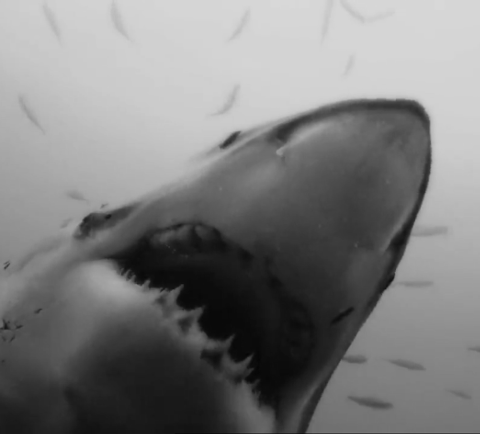
#> input picture .build/src/03-shark.gif, 480 x 434 px, found by its file name
$ python gif.py
#> lines starting #> are read from the running program, lines starting #| are printed output that depends on the picture; after the words box and inside, x2 and y2 are one past the last pixel; in counts of white or black regions, pixels touching at a corner belong together
"""Redraw the Now section's shark loop as ASCII art.

The clip is an ordinary grey-on-white underwater shot, so dropped into the
README as a photo it read as a lit rectangle on a dark page. Typed out
instead, it belongs to the same terminal as everything around it: each frame
is sampled down to a character grid and every cell replaced by the ramp glyph
nearest its darkness, set in VT323 at the size the README shows the loop, so
the characters stay crisp rather than being scaled by the browser. The ramp
stops before the solid glyphs, which keeps the loop from reading as a hard
block of ink beside the text. Its corners are rounded off, so the grid ends
on a curve rather than on four hard points.

The ramp runs against the brightness. The water is the bright half of the
shot and thins out to bare ground; the shark is the dark half, and is what
actually gets drawn.

Run from the repo root: python .build/gif.py
"""

import os

from PIL import Image, ImageDraw, ImageFont, ImageSequence

SRC = ".build/src/03-shark.gif"
OUT = "assets/g-shark.gif"
FONT = ".build/VT323-Regular.ttf"

RADIUS = 14                    # px the corners are rounded by

# The loop is typed out of characters, so it has a ground and two inks like
# any other block on the page - and like them it is drawn once per theme,
# because a GIF cannot take its colour from a stylesheet the way an SVG can.
THEMES = {
    "": dict(ground=(13, 17, 23),      # #0d1117 - GitHub's dark canvas
             fg=(230, 237, 243),       # #e6edf3 - its body ink
             dim=(139, 148, 158)),     # #8b949e
    "-l": dict(ground=(255, 255, 255),
               fg=(31, 35, 40),        # #1f2328 - its ink on the light canvas
               dim=(89, 99, 110)),     # #59636e
}

RAMP = " .:-=+*#"             # thinnest to densest; stopping short of the
                               # solid glyphs keeps the shark from filling in
COLS = 66                      # characters across; the height follows the clip
SIZE = 8                       # px of VT323 per character
FLOOR, CEIL = 95, 240          # source levels the ramp is stretched between
GAMMA = 1.35                   # >1 holds the water back, keeps the shark solid
BRIGHT = 0.62                  # above this the cell is set in the body ink


def render(suffix, ground_rgb, fg, dim):
    """One copy of the loop, set in the inks of one theme."""
#> called with suffix = '', ground_rgb = (13, 17, 23), fg = (230, 237, 243), dim = (139, 148, 158)
    src = Image.open(SRC)
#> src is the input picture: PIL image 480x434 L; min 5, max 216, mean 124.6
    font = ImageFont.truetype(FONT, SIZE)
    cell_w = font.getlength("#")
    cell_h = SIZE * 0.72        # VT323 sits well inside its line box
    w, h = src.size
#> w = 480; h = 434
    rows = round(COLS * (h / w) * (cell_w / cell_h))
#> rows = 69
    out_size = (round(cell_w * COLS), round(cell_h * rows))
#> out_size = (442, 397)
    ground = Image.new("RGB", out_size, ground_rgb)
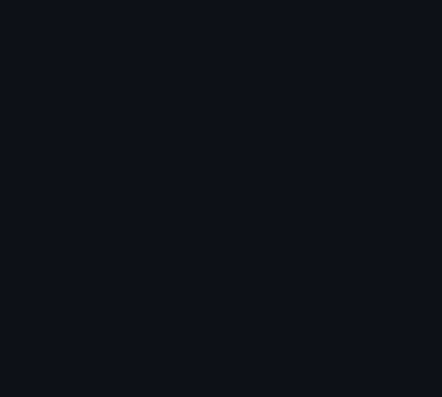
#> ground: PIL image 442x397 RGB; mean R, G, B 13, 17, 23
    corners = Image.new("L", out_size, 0)
#> corners: PIL image 442x397 L; every value is 0
    ImageDraw.Draw(corners).rounded_rectangle(
        [0, 0, out_size[0] - 1, out_size[1] - 1], RADIUS, fill=255)
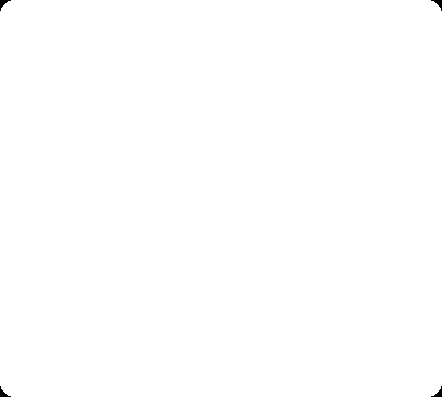
#> corners: PIL image 442x397 L; 99.9% white; 4 black regions, box (x1, y1, x2, y2) and area: (0, 0, 11, 11) 46, (431, 0, 442, 11) 46, (0, 386, 11, 397) 46, (431, 386, 442, 397) 46

    frames = []
    for fr in ImageSequence.Iterator(src):
        px = fr.convert("L").resize((COLS, rows), Image.LANCZOS).load()
        im = Image.new("RGB", out_size, ground_rgb)
        draw = ImageDraw.Draw(im)
        for y in range(rows):
            for x in range(COLS):
                v = min(1.0, max(0.0, (CEIL - px[x, y]) / (CEIL - FLOOR))) ** GAMMA
                glyph = RAMP[min(len(RAMP) - 1, int(v * len(RAMP)))]
                if glyph != " ":
                    draw.text((x * cell_w, y * cell_h - SIZE * 0.22), glyph,
                              font=font, fill=fg if v > BRIGHT else dim)
        im = Image.composite(im, ground, corners)
        frames.append(im.convert("P", palette=Image.ADAPTIVE, colors=8))
#> this loop made 20 passes
#> pass 1, in render, `im = Image.composite(im, ground, corners)`:
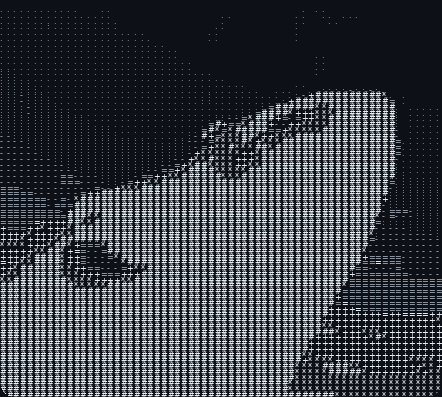
#> im: PIL image 442x397 RGB; mean R, G, B 59.2, 63.9, 70
#> pass 2, in render, `im = Image.composite(im, ground, corners)`:
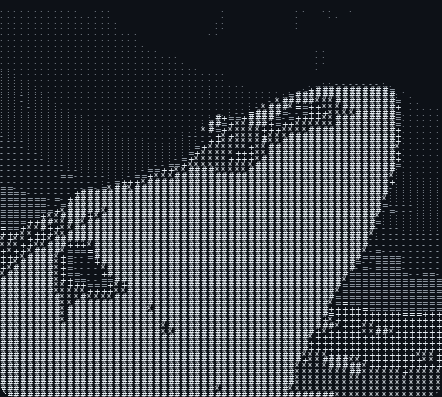
#> im: PIL image 442x397 RGB; mean R, G, B 59.7, 64.4, 70.5
#> pass 3, in render, `im = Image.composite(im, ground, corners)`:
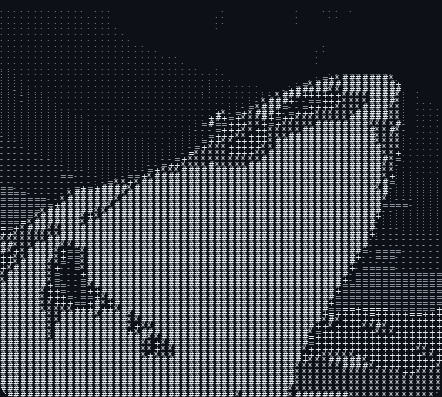
#> im: PIL image 442x397 RGB; mean R, G, B 59.6, 64.3, 70.4
#> after the loop:
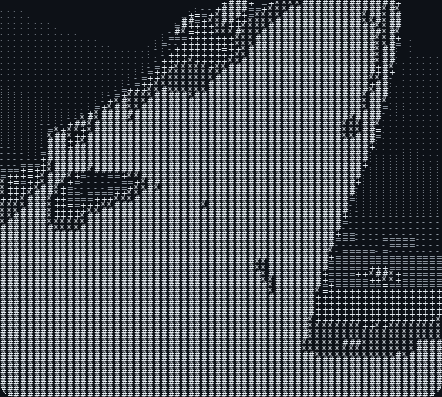
#> im: PIL image 442x397 RGB; mean R, G, B 76, 81, 87
#> after the loop, frames = 20 items

    stem, ext = os.path.splitext(OUT)
    path = stem + suffix + ext
    frames[0].save(path, save_all=True, append_images=frames[1:],
                   duration=src.info.get("duration", 80), loop=0, optimize=True)
    print("%-24s %dx%d  %d chars across  %d frames  %d KB"
          % (path, out_size[0], out_size[1], COLS, len(frames),
             os.path.getsize(path) // 1024))
#| assets/g-shark.gif       442x397  66 chars across  20 frames  282 KB


def main():
    for suffix, ink in THEMES.items():
        render(suffix, ink["ground"], ink["fg"], ink["dim"])


if __name__ == "__main__":
    main()
